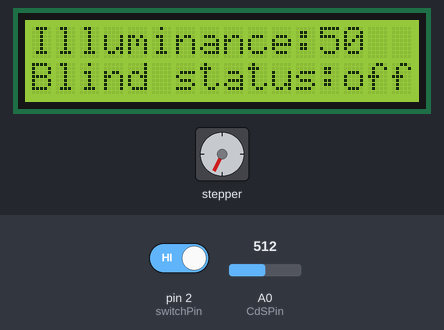
A sketch run on a simulated Arduino Uno, built with avr-gcc and run on an emulated ATmega328P. Shown: 16×2 character LCD, stepper motor. Inputs (shaded band) come from the test bench; at power-on: pin 2 (switchPin) HIGH, A0 (CdSPin) = 512. Stepper angles assume 1024 steps per turn; what the sketch prints to the serial monitor is not drawn.

Above: at 6.9 s.
7.0 s: pin 2 (switchPin) driven LOW
At 7.27 s:
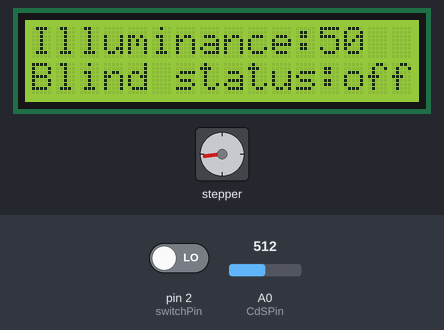
9.8 s: pin 2 (switchPin) driven HIGH
24.6 s: A0 (CdSPin) set to 818
At 25.2 s:
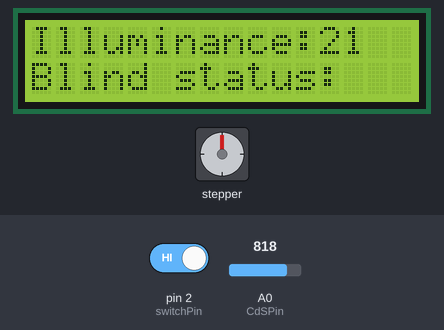
26.3 s: A0 (CdSPin) set to 844
At 27.11 s:
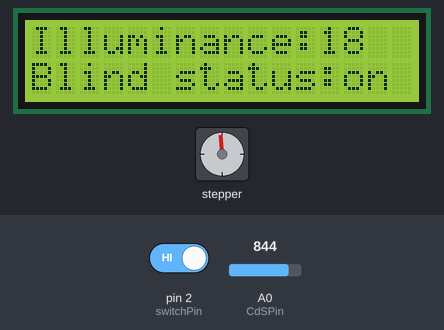
29.4 s: pin 2 (switchPin) driven LOW
31.9 s: A0 (CdSPin) set to 900
At 49.5 s:
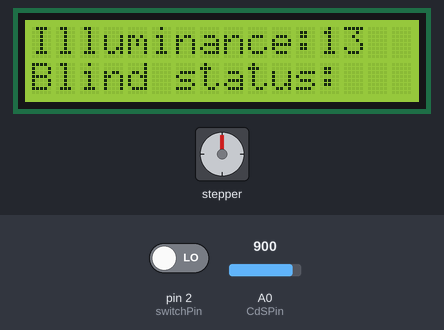
Timing chart, 0 to 51.0 s (numbered marks = the images above; inputs shaded):
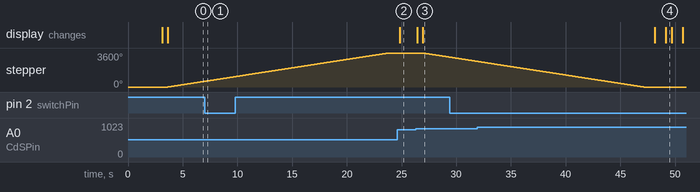

Measured:
- the behaviour switches between 828 and 829 on A0 (CdSPin) (found by bisection; images 2 and 3)
- after the input at 24.6 s, the display: changes after 0.25 s (image 2)
- after the input at 26.3 s, stepper: keeps turning counter-clockwise at about 180°/s, starting after 0.66 s; the display: first changes after 0.15 s (image 3 shows a later state)
- what the display in image 4 shows lasts 0.5 s, from 49.2 s to 49.7 s

The sketch:

ARDUINO_TEAM_PROJECT_14.ino
```cpp
#include <Stepper.h>


#include <Wire.h>
#include <LiquidCrystal_I2C.h>

LiquidCrystal_I2C lcd(0x27,16,2);

// 0번 아날로그핀을 CdS 셀 입력으로 설정한다.
const int CdSPin = 0;
boolean flag;
boolean swState;
const int stepValue = 1024;
Stepper myStepper(stepValue,11,9,10,8);
const int switchPin = 2;

void setup() {
// 16X2 LCD 모듈 설정하고 백라이트를 켠다.
  lcd.init(); // LCD 설정
  lcd.backlight();
pinMode(switchPin, INPUT_PULLUP);
// 메세지를 표시한다.
  lcd.print("Arduino Project");
  lcd.setCursor(0,1);
  lcd.print("Team 14");
// 3초동안 메세지를 표시한다.
  delay(3000);

// 모든 메세지를 삭체한 뒤
// 숫자를 제외한 부분들을 미리 출력시킨다.
flag = false;
swState = false;
  lcd.clear();
  lcd.setCursor(0,0);
  lcd.print("Illuminance:");
  lcd.setCursor(0,1);
  lcd.print("Blind status:");
  myStepper.setSpeed(30);
  Serial.begin(9600);
}

void loop(){
  int adcValue; // 실제 센서로부터 읽은 값 (0~1023)
  int illuminance; // 현재의 밝기. 0~100%
  adcValue = analogRead(CdSPin);
  illuminance = map(adcValue, 0, 1023, 100, 0);
  int swPut = digitalRead(switchPin);

  if(swState == false && swPut == LOW) {
    swState = true;
  }
  else if(swState == true && swPut == LOW) {
    swState = false;
  }


if(swState == false) {
lcd.clear();
lcd.setCursor(0,0);
lcd.print("Illuminance:");
lcd.setCursor(0,1);
lcd.print("Blind status:");

lcd.setCursor(12,0);
lcd.print("   ");
lcd.setCursor(12,0);
lcd.print(illuminance);

delay(500);
  if(!flag) {

    if(illuminance > 35) {
      blindUp();
    }
  }
  else{
    if(illuminance < 20){
      blindDown();
    }
  }
 }
else {
  lcd.clear();
  lcd.setCursor(0,0);
  lcd.print(" IOT SYSTEM OFF ");
  delay(1000);
}

}

void blindUp() {
    Serial.println("counterclockwise");
     lcd.setCursor(13,1);
lcd.print("   ");
     lcd.setCursor(13,1);
  lcd.print("off");
    myStepper.step(10*stepValue);
    flag = true;
    delay(1000);
  }
void blindDown() {
   Serial.println("clockwise");
    lcd.setCursor(13,1);
lcd.print("   ");
    lcd.setCursor(13,1);
  lcd.print("on");
   myStepper.step(-10*stepValue);
   flag = false;
   delay(1000);
  }
```
